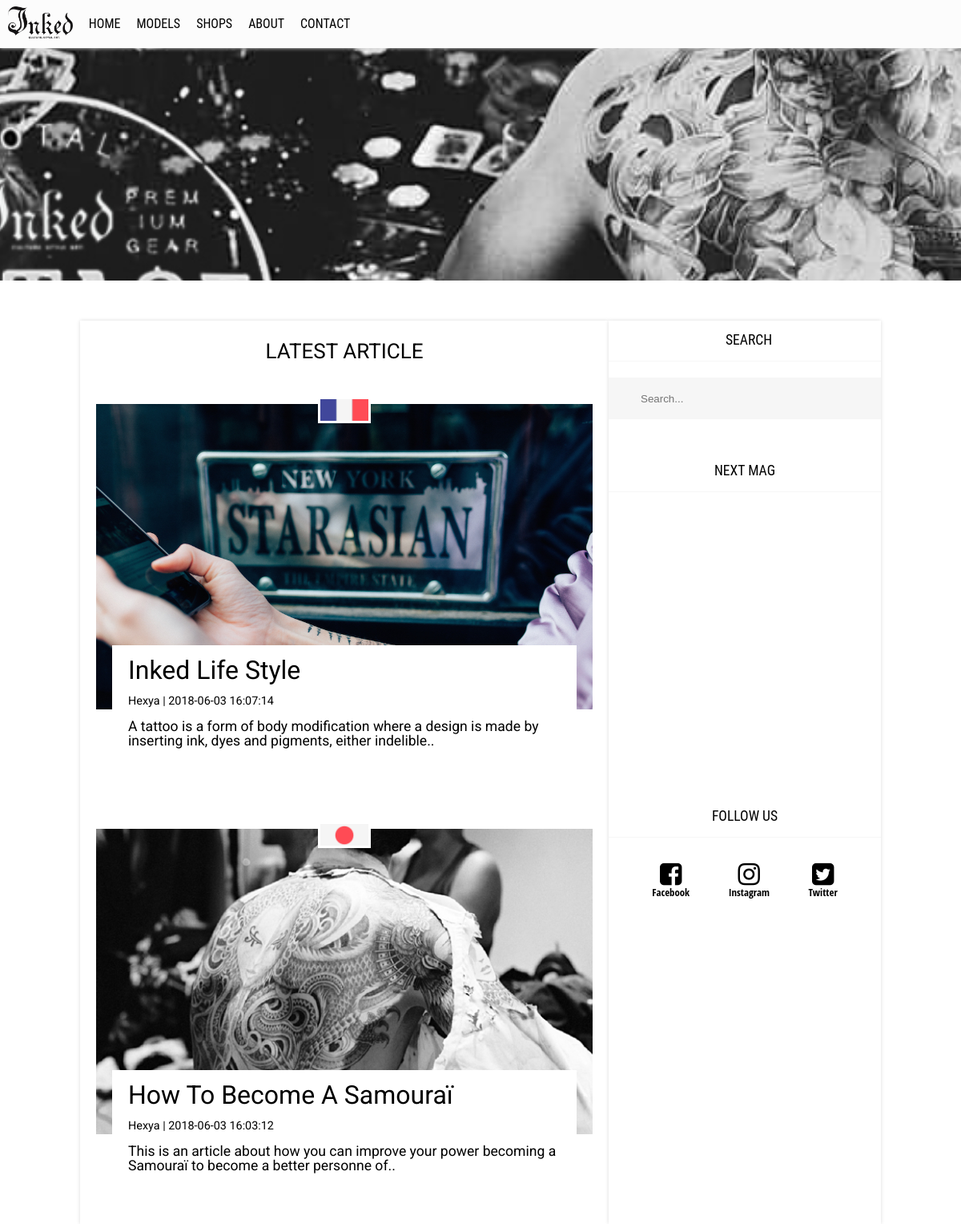
The app's page /home.php with its own data.
### tables this page shows
CREATE TABLE `artwork` (
  `art_id` int(11) NOT NULL,
  `art_title` varchar(255) NOT NULL,
  `art_desc` text NOT NULL,
  `art_media` varchar(255) NOT NULL,
  `art_active` tinyint(1) NOT NULL,
  `art_artiste` int(11) NOT NULL,
  `art_category` int(11) NOT NULL,
  `art_updated_at` datetime NOT NULL,
  `art_deleted_at` datetime NOT NULL
);

CREATE TABLE `category` (
  `cat_id` int(11) NOT NULL,
  `cat_title` varchar(255) NOT NULL,
  `cat_pict` varchar(255) NOT NULL,
  `cat_active` tinyint(1) NOT NULL DEFAULT '1'
);

CREATE TABLE `artiste` (
  `id` int(11) NOT NULL,
  `firstname` varchar(255) NOT NULL,
  `name` varchar(255) NOT NULL,
  `address` varchar(255) NOT NULL,
  `city` varchar(255) NOT NULL,
  `country` varchar(255) NOT NULL,
  `email` varchar(255) NOT NULL,
  `lat` float NOT NULL,
  `lon` float NOT NULL,
  `password` varchar(255) NOT NULL,
  `salt` varchar(30) NOT NULL,
  `avatar` varchar(255) NOT NULL,
  `pseudo` varchar(255) NOT NULL,
  `active` tinyint(1) NOT NULL,
  `updated_at` datetime NOT NULL,
  `deleted_at` datetime NOT NULL
);

### core/Connexion.php (called while the page is built, shortened)
<?php
Class Connexion{
    private static $_instance = null;
    public static $ON_DEMO = false;
    public function __construct(){
        if(Connexion::$ON_DEMO==TRUE){
            $this->bdd = new PDO('mysql:host=localhost;dbname=artiste', 'login','password', array(PDO::MYSQL_ATTR_INIT_COMMAND =>'SET NAMES utf8'));
        }else{
            $this->bdd = new PDO('mysql:host=localhost;dbname=artiste', 'root','root', array(PDO::MYSQL_ATTR_INIT_COMMAND =>'SET NAMES utf8'));
        }
    }
    public static function getInstance(){
        if(is_null(self::$_instance)){
            self::$_instance = new Connexion();
        }
        return self::$_instance;
    }
}
?>

### core/ContentManager.php (the view, shortened to what this page needs)
<?php
Class ContentManager{
    private $bdd;
    public function __construct(){
        require_once('Connexion.php');
        $connexion = Connexion::getInstance();
        $this->bdd = $connexion->bdd;
    }
    public function getAllArtwork() {
        $query = $this->bdd->prepare('SELECT * FROM artwork JOIN artiste ON artwork.art_artiste = artiste.id JOIN category ON artwork.art_category = category.cat_id ORDER BY art_updated_at');
        $query->execute();
        $results = $query->fetchAll();
        foreach($results as $artwork) {
            $response.= '<div class="container-cards">
                            <div class="top-bloc"><div class="top-bloc-container"><img src="./dist/imgUploaded/category/'.$artwork['cat_pict'].'"></div></div>
                            <a href="artwork.php?idart='.$artwork['art_id'].'" class="mid-bloc"><img src="./dist/imgUploaded/artwork/'.$artwork['art_media'].'"></a>
                            <div class="bot-bloc">
                                <div class="bot-bloc-container">
                                    <p class="article-title">'.$artwork['art_title'].'</p>
                                    <p>'.$artwork['pseudo'].' | '.$artwork['art_updated_at'].'</p>
                                    <p>'.$artwork['art_desc'].'</p>
                                </div>
                            </div>
                        </div>';
        }
        return $response;
    }
    }

### home.php (shortened to what this page needs)
<!DOCTYPE html>
<html lang="fr">
<head>
    <link rel="stylesheet" href="https://cdnjs.cloudflare.com/ajax/libs/font-awesome/4.7.0/css/font-awesome.min.css">
    <link rel="stylesheet" type="text/css" href="dist/assets/css/style.css">
</head>
<body>
        <div class="head-cont">
            <div class="head-menu">
                <ul class="list-menu">
                    <li><img src="./dist/img/inkedLogo.png"></li>
                    <li>HOME</li>
                    <li>MODELS</li>
                    <li>SHOPS</li>
                    <li>ABOUT</li>
                    <li>CONTACT</li>
                </ul>
            </div>
            <div class="head-menu-back"></div>
            <div class="head-ban"></div>
        </div>
        <div class="main-home-wrapper-container">
            <div class="cards-side">
                <?php
                    require('./core/ContentManager.php');
                    $cm = new ContentManager();
                    echo $cm->getAllArtwork();
                ?>
                <p class="latest">LATEST ARTICLE</p>
            </div>
            <div class="actu-side">
                <div class="right-bloc">
                    <div class="search-bloc">
                        <div class="search-title">SEARCH</div>
                        <input class="search-bar" type="text" placeholder="Search...">
                    </div>
                    <div class="abo-bloc">
                        <div class="abo-title">NEXT MAG</div>
                        <div class="abo-img-cont">
                            <div class="abo-img"></div>
                        </div>
                        <div class="soc-bloc">
                            <div class="soc-title">FOLLOW US</div>
                            <div class="soc-log">
                                <div class="log"><i class="fa fa-facebook-square" aria-hidden="true"></i><p>Facebook</p></div>
                                <div class="log"><i class="fa fa-instagram" aria-hidden="true"></i><p>Instagram</p></div>
                                <div class="log"><i class="fa fa-twitter-square" aria-hidden="true"></i><p>Twitter</p></div>
                            </div>
                        </div>
                    </div>
                </div>
            </div>
        </div>
</body>
</html>

### records on screen
artwork: art_category.cat_pict (picture), art_media (picture), art_title "How To Become A Samouraï", art_artiste.pseudo "Hexya", art_updated_at "2018-06-03 16:03:12", art_desc "This is an article about how you can improve your power becoming a Samouraï to become a better personne of.."
artwork: art_category.cat_pict (picture), art_media (picture), art_title "Inked Life Style", art_artiste.pseudo "Hexya", art_updated_at "2018-06-03 16:07:14", art_desc "A tattoo is a form of body modification where a design is made by inserting ink, dyes and pigments, either indelible.."
